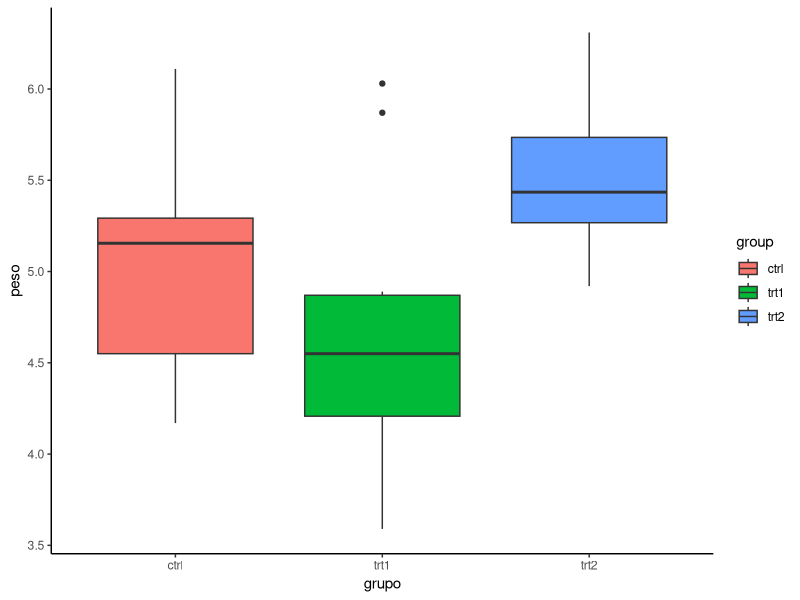

This chart was generated by the following R code:
## ---- chunk 1
library(tidyverse)
## ---- chunk 2
# armazenando o dataset num objeto chamado mydata.
mydata <- PlantGrowth
## ---- chunk 3
# verificando o dataset
head(mydata)
## ---- chunk 4
# verificando o dataset
str(mydata)
## ---- chunk 5
library(dplyr)
group_by(mydata, group) %>%
  summarise(count = n(),
            mean = mean(weight, na.rm = TRUE),
            sd = sd(weight, na.rm = TRUE))
## ---- chunk 6
library(ggplot2)
ggplot(mydata, aes(x=group, y=weight, fill=group)) +
  geom_boxplot() +
  ylab("peso") + 
  xlab("grupo") + 
  theme_classic()
## ---- chunk 7
modelo_ANOVA <- aov(weight ~ group, data = mydata)
## ---- chunk 8
summary(modelo_ANOVA)
## ---- chunk 9
TukeyHSD(modelo_ANOVA)
